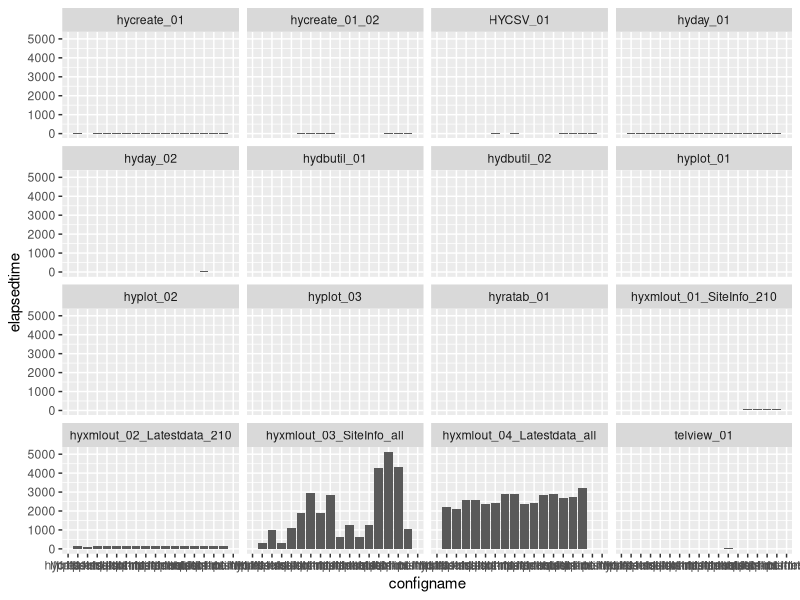
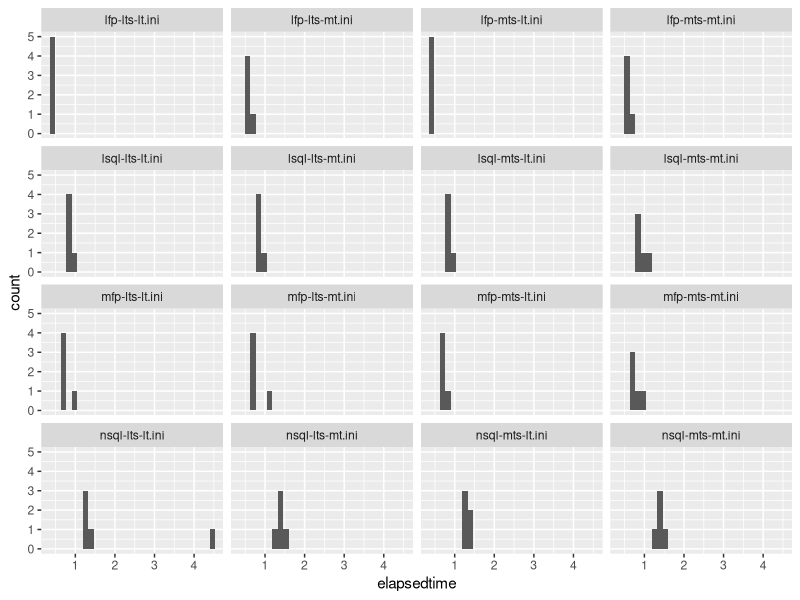
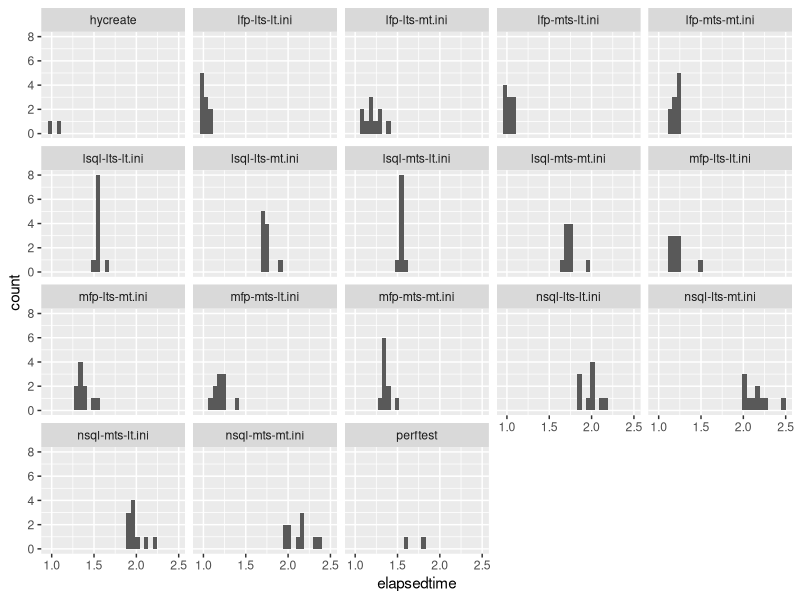
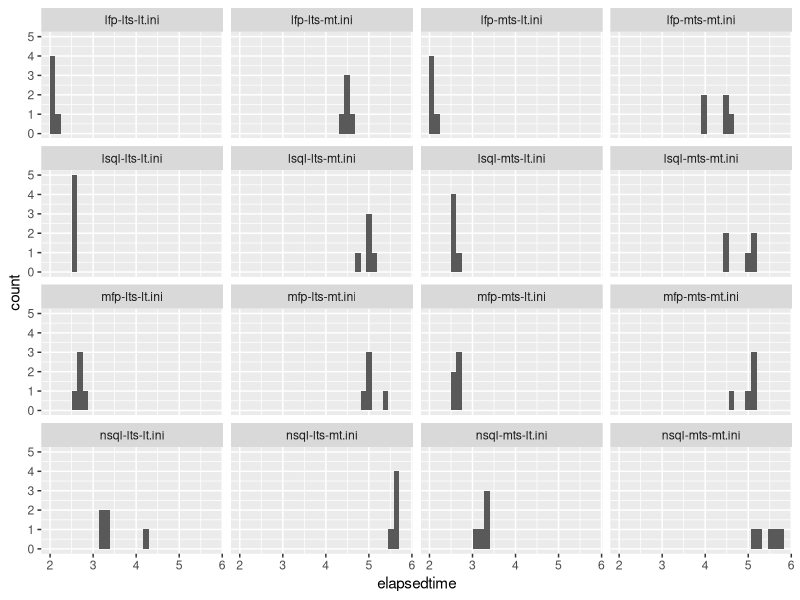
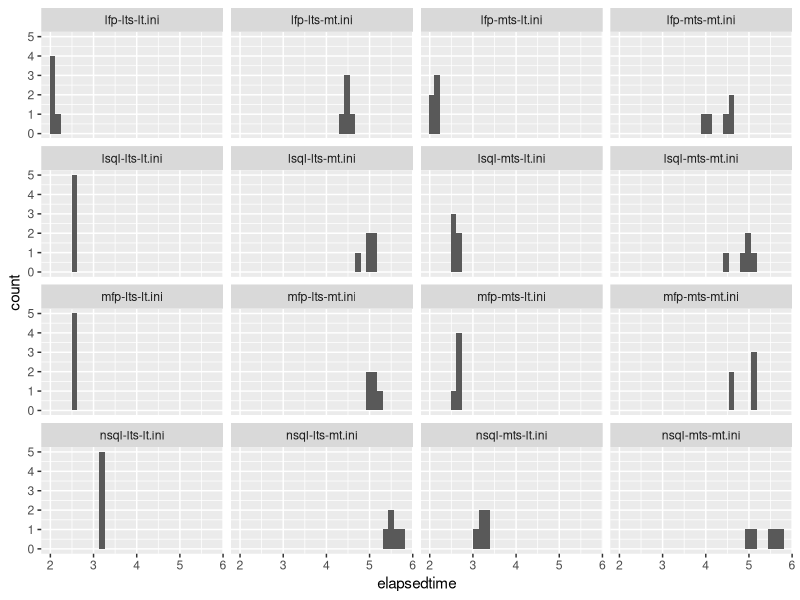
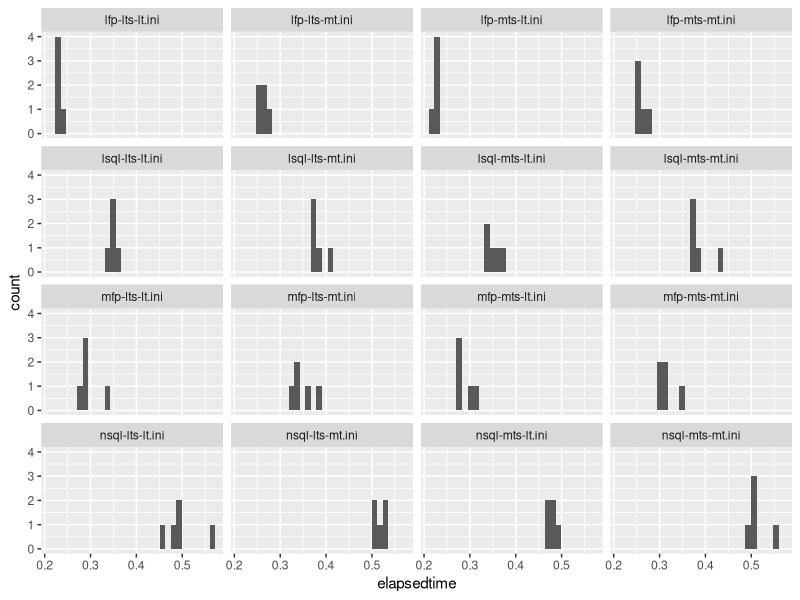
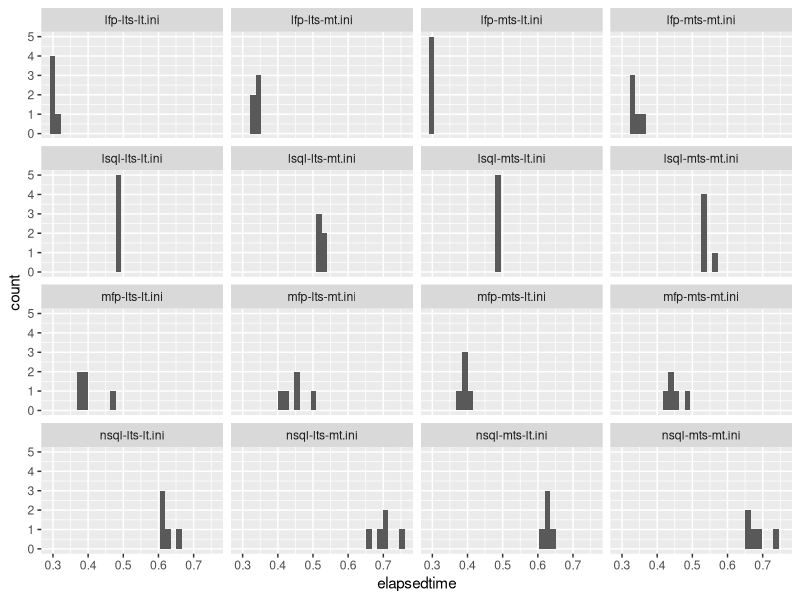
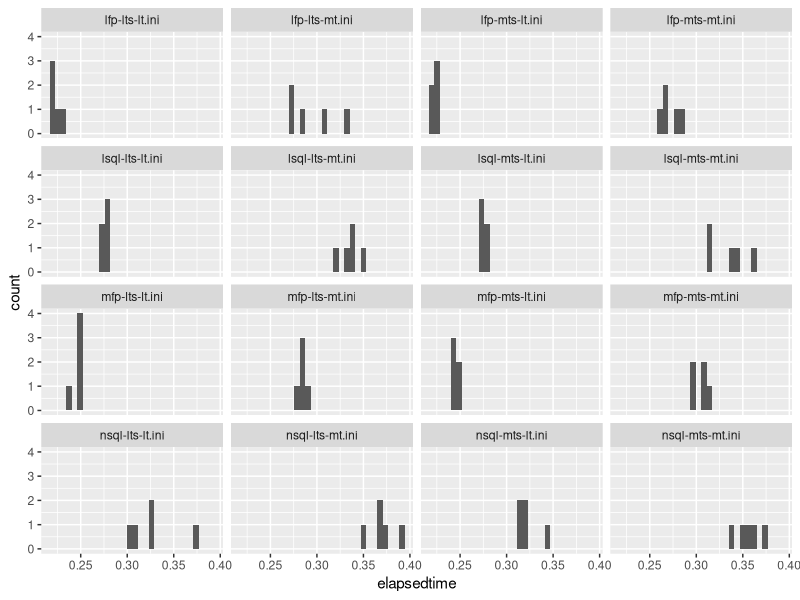

Recreate these plots in R, in order.
# load and plot the test jobs
require(ggplot2)

dir<-'F:\\Hydstra\\systems\\v10.4-SW\\hyd\\DAT\\PTMP\\testharness\\stats'
setwd(dir)

df<- read.csv("ALL_JOB_STATS.csv")
str(df)

#basic bar plot
p <- ggplot(df, aes(x=configname, y=elapsedtime)) + geom_bar(stat = "identity") +
  facet_wrap(~ testname)
p

#basis histogram
df1<-df[df$testname == 'HYCSV_01',]
p <- ggplot(df1, aes(x=elapsedtime)) + geom_histogram() + facet_wrap(~ configname)
p



df1<-df[df$testname == 'hycreate_01',]
p <- ggplot(df1, aes(x=elapsedtime)) + geom_histogram() + facet_wrap(~ configname)
p

df1<-df[df$testname == 'hyday_01',]
p <- ggplot(df1, aes(x=elapsedtime)) + geom_histogram() + facet_wrap(~ configname)
p


df1<-df[df$testname == 'hyday_02',]
p <- ggplot(df1, aes(x=elapsedtime)) + geom_histogram() + facet_wrap(~ configname)
p


df1<-df[df$testname == 'hydbutil_01',]
p <- ggplot(df1, aes(x=elapsedtime)) + geom_histogram() + facet_wrap(~ configname)
p


df1<-df[df$testname == 'hydbutil_02',]
p <- ggplot(df1, aes(x=elapsedtime)) + geom_histogram() + facet_wrap(~ configname)
p


df1<-df[df$testname == 'hyplot_01',]
p <- ggplot(df1, aes(x=elapsedtime)) + geom_histogram() + facet_wrap(~ configname)
p


df1<-df[df$testname == 'hyplot_02',]
p <- ggplot(df1, aes(x=elapsedtime)) + geom_histogram() + facet_wrap(~ configname)
p


df1<-df[df$testname == 'hyplot_03',]
p <- ggplot(df1, aes(x=elapsedtime)) + geom_histogram() + facet_wrap(~ configname)
p

df1<-df[df$testname == 'hyratab_01',]
p <- ggplot(df1, aes(x=elapsedtime)) + geom_histogram() + facet_wrap(~ configname)
p

